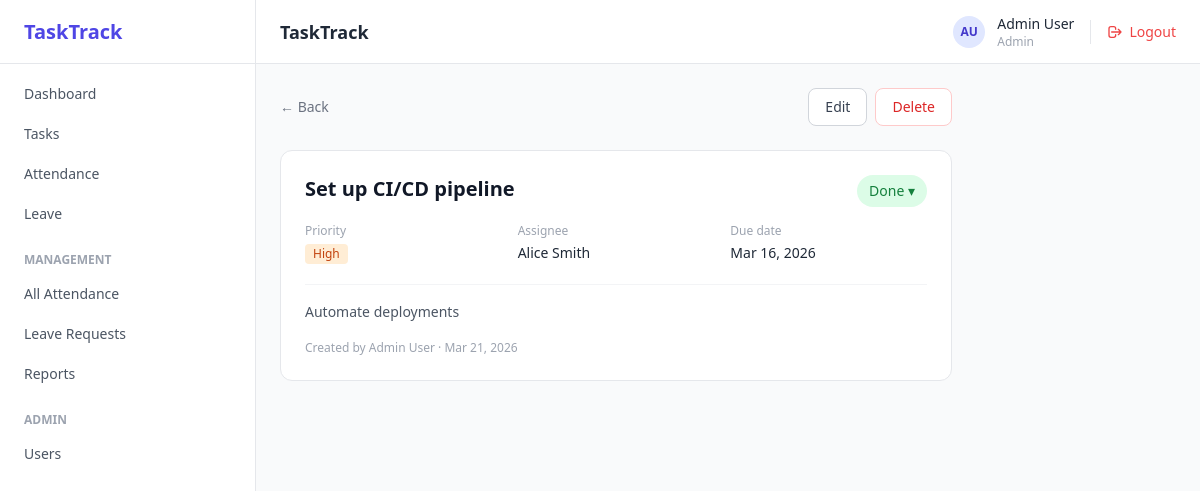
/?page=task/show&id=1 (signed in), run on an earlier commit of the app's database.
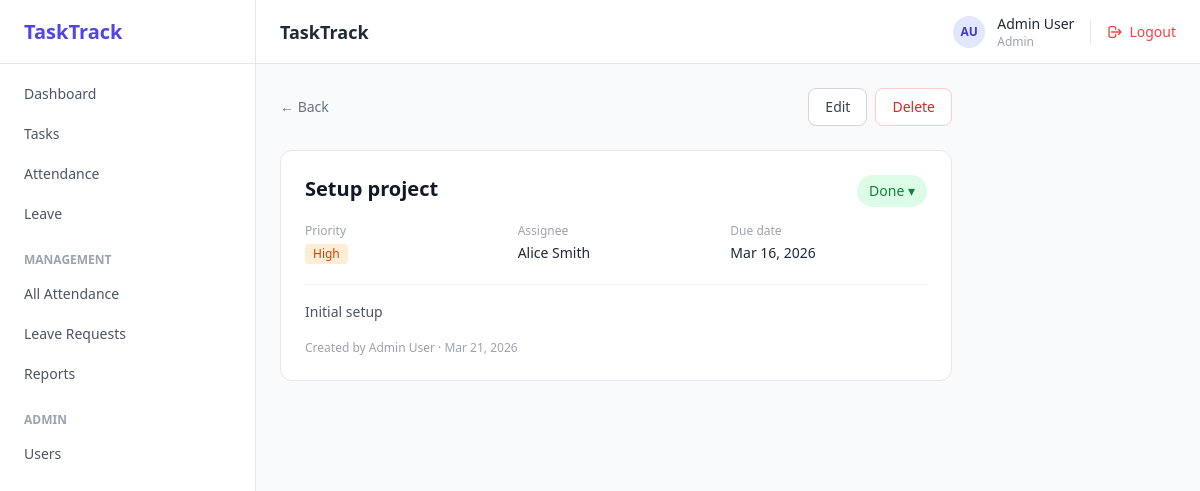
And on a later commit of the database.
### tables this page shows
CREATE TABLE IF NOT EXISTS tasks (
    id          INT AUTO_INCREMENT PRIMARY KEY,
    title       VARCHAR(255) NOT NULL,
    description TEXT,
    status      ENUM('todo','in_progress','in_review','blocked','done') DEFAULT 'todo',
    priority    ENUM('low','medium','high','urgent') DEFAULT 'medium',
    assignee_id INT,
    created_by  INT NOT NULL,
    due_date    DATE,
    created_at  DATETIME DEFAULT CURRENT_TIMESTAMP,
    updated_at  DATETIME DEFAULT CURRENT_TIMESTAMP ON UPDATE CURRENT_TIMESTAMP,
    FOREIGN KEY (assignee_id) REFERENCES users(id) ON DELETE SET NULL,
    FOREIGN KEY (created_by)  REFERENCES users(id) ON DELETE CASCADE
);

CREATE TABLE IF NOT EXISTS users (
    id         INT AUTO_INCREMENT PRIMARY KEY,
    name       VARCHAR(100) NOT NULL,
    email      VARCHAR(150) NOT NULL UNIQUE,
    password   VARCHAR(255) NOT NULL,
    role       ENUM('admin','manager','staff') DEFAULT 'staff',
    created_at DATETIME DEFAULT CURRENT_TIMESTAMP
);

### init/func/user.func.php (called while the page is built, shortened)
<?php
function loggedInUser()
{
    return $_SESSION['user'] ?? null;
}
function isAdmin()
{
    return (loggedInUser()['role'] ?? '') === 'admin';
}
function isManagerOrAdmin()
{
    return in_array(loggedInUser()['role'] ?? '', ['admin', 'manager']);
}

### init/init.php (called while the page is built, shortened)
<?php
function e($value)
{
    return htmlspecialchars((string) ($value ?? ''), ENT_QUOTES, 'UTF-8');
}
function getInitials($name)
{
    $parts = explode(' ', trim($name));
    $first = strtoupper(substr($parts[0], 0, 1));
    $last = strtoupper(substr(end($parts), 0, 1));
    return $first . $last;
}
function statusLabel($status)
{
    $labels = [
        'todo' => 'To Do',
        'in_progress' => 'In Progress',
        'in_review' => 'In Review',
        'blocked' => 'Blocked',
        'done' => 'Done',
    ];
    return $labels[$status] ?? ucfirst($status);
}
function priorityBadge($priority)
{
    $colors = [
        'low' => 'bg-green-100 text-green-700',
        'medium' => 'bg-blue-100 text-blue-700',
        'high' => 'bg-orange-100 text-orange-700',
        'urgent' => 'bg-red-100 text-red-700',
    ];
    return $colors[$priority] ?? 'bg-gray-100 text-gray-700';
}
function statusBadge($status)
{
    $colors = [
        'todo' => 'bg-gray-100 text-gray-700',
        'in_progress' => 'bg-blue-100 text-blue-700',
        'in_review' => 'bg-yellow-100 text-yellow-700',
        'blocked' => 'bg-red-100 text-red-700',
        'done' => 'bg-green-100 text-green-700',
    ];
    return $colors[$status] ?? 'bg-gray-100 text-gray-600';
}

### init/db.init.php (called while the page is built, shortened)
<?php
$db_host = 'localhost';
$db_name = 'tasktrack';
$db_user = 'root';
$db_pass = '';
function db()
{
    global $db_host, $db_name, $db_user, $db_pass;
    static $conn = null;
    if ($conn === null) {
        try {
            $conn = new PDO(
                "mysql:host=$db_host;dbname=$db_name;charset=utf8mb4",
                $db_user,
                $db_pass
            );
            $conn->setAttribute(PDO::ATTR_ERRMODE, PDO::ERRMODE_EXCEPTION);
            $conn->setAttribute(PDO::ATTR_DEFAULT_FETCH_MODE, PDO::FETCH_ASSOC);
        } catch (PDOException $e) {
            die('
                <div style="font-family:sans-serif;padding:40px;text-align:center">
                    <h2 style="color:red">Database Connection Failed</h2>
                    <p>' . $e->getMessage() . '</p>
                    <p>Please make sure MySQL is running in XAMPP</p>
                </div>
            ');
        }
    }
    return $conn;
}
function getRow($sql, $params = [])
{
    $stmt = db()->prepare($sql);
    $stmt->execute($params);
    return $stmt->fetch() ?: null;
}

### init/func/task.func.php (called while the page is built, shortened)
<?php
function getTaskById($id)
{
    return getRow(
        'SELECT t.*, u.name AS assignee_name, c.name AS creator_name
         FROM tasks t
         LEFT JOIN users u ON t.assignee_id = u.id
         LEFT JOIN users c ON t.created_by = c.id
         WHERE t.id = ?',
        [$id]
    );
}

### page/task/show.php (the view, shortened to what this page needs)
<?php
$id = (int) ($_GET['id'] ?? 0);
$task = getTaskById($id);
$is_overdue = $task['due_date'] && strtotime($task['due_date']) < time() && $task['status'] !== 'done';
?>
<div class="max-w-2xl">
    <div class="mb-6 flex items-center justify-between">
        <a href="./?page=task/list" class="text-sm text-gray-500 hover:text-gray-700">← Back</a>
        <div class="flex items-center gap-2">
            <a href="./?page=task/edit&id=<?= $id ?>" class="px-4 py-2 text-sm font-medium text-gray-700 bg-white
                      border border-gray-300 rounded-lg hover:bg-gray-50">
                Edit
            </a>
            <form method="POST" action="./?page=task/delete" onsubmit="return confirm('Delete this task?')">
                <button type="submit" class="px-4 py-2 text-sm font-medium text-red-600 bg-white
                               border border-red-200 rounded-lg hover:bg-red-50">
                    Delete
                </button>
            </form>
        </div>
    </div>
    <div class="bg-white rounded-xl border border-gray-200 p-6">
        <div class="flex items-start justify-between gap-4 mb-4">
            <h1 class="text-xl font-semibold text-gray-900">
                <?= e($task['title']) ?>
            </h1>
            <div x-data="{ open: false }" class="relative flex-shrink-0">
                <button @click="open = !open" class="inline-flex items-center gap-1 px-3 py-1.5 rounded-full
                               text-sm font-medium cursor-pointer <?= statusBadge($task['status']) ?>">
                    <?= statusLabel($task['status']) ?> ▾
                </button>
            </div>
        </div>
        <div class="grid grid-cols-2 sm:grid-cols-3 gap-4 text-sm mb-5">
            <div>
                <p class="text-xs text-gray-400 mb-1">Priority</p>
                <span class="inline-flex items-center px-2 py-0.5 rounded text-xs font-medium
                             <?= priorityBadge($task['priority']) ?>">
                    <?= ucfirst($task['priority']) ?>
                </span>
            </div>
            <div>
                <p class="text-xs text-gray-400 mb-1">Assignee</p>
                <p class="text-gray-800 font-medium">
                    <?= e($task['assignee_name'] ?? '—') ?>
                </p>
            </div>
            <div>
                <p class="text-xs text-gray-400 mb-1">Due date</p>
                <p class="font-medium <?= $is_overdue ? 'text-red-500' : 'text-gray-800' ?>">
                    <?= $task['due_date'] ? date('M j, Y', strtotime($task['due_date'])) : '—' ?>
                </p>
            </div>
        </div>
        <?php if ($task['description']): ?>
            <div class="text-sm text-gray-600 leading-relaxed border-t border-gray-100 pt-4">
                <?= nl2br(e($task['description'])) ?>
            </div>
        <?php endif; ?>
        <p class="text-xs text-gray-400 mt-4">
            Created by
            <?= e($task['creator_name']) ?>
            ·
            <?= date('M j, Y', strtotime($task['created_at'])) ?>
        </p>
    </div>
</div>

### include/header.inc.php (shortened to what this page needs)
<?php $page_title = $page_title ?? 'TaskTrack'; ?>
<!DOCTYPE html>
<html lang="en">
<head>
    <script src="https://cdn.tailwindcss.com"></script>
</head>
<body class="bg-gray-50 h-full">
<div class="flex h-full min-h-screen">

### include/navbar.inc.php (shortened to what this page needs)
<?php $me = loggedInUser(); ?>
<aside class="w-64 bg-white border-r border-gray-200 flex flex-col flex-shrink-0 min-h-screen">
    <div class="h-16 flex items-center px-6 border-b border-gray-200">
        <span class="text-xl font-bold text-indigo-600">TaskTrack</span>
    </div>
    <nav class="flex-1 p-3 space-y-1">
        <?php
        $nav = [
            ['page' => 'dashboard', 'label' => 'Dashboard'],
            ['page' => 'task/list', 'label' => 'Tasks'],
            ['page' => 'attendance/index', 'label' => 'Attendance'],
            ['page' => 'leave/index', 'label' => 'Leave'],
        ];
        $current = $_GET['page'] ?? 'dashboard';
        foreach ($nav as $item):
            $active = ($current === $item['page']);
            ?>
            <a href="./?page=<?= $item['page'] ?>" class="block px-3 py-2 rounded-lg text-sm font-medium
                  <?= $active ? 'bg-indigo-50 text-indigo-700' : 'text-gray-600 hover:bg-gray-50' ?>">
                <?= $item['label'] ?>
            </a>
        <?php endforeach; ?>
        <?php if (isManagerOrAdmin()): ?>
            <div class="pt-4 pb-1 px-3 text-xs font-bold text-gray-400 uppercase">
                Management
            </div>
            <a href="./?page=attendance/admin" class="block px-3 py-2 rounded-lg text-sm text-gray-600 hover:bg-gray-50">
                All Attendance
            </a>
            <a href="./?page=leave/manage" class="block px-3 py-2 rounded-lg text-sm text-gray-600 hover:bg-gray-50">
                Leave Requests
            </a>
            <a href="./?page=report/index" class="block px-3 py-2 rounded-lg text-sm text-gray-600 hover:bg-gray-50">
                Reports
            </a>
        <?php endif; ?>
        <?php if (isAdmin()): ?>
            <div class="pt-4 pb-1 px-3 text-xs font-bold text-gray-400 uppercase">
                Admin
            </div>
            <a href="./?page=user/list" class="block px-3 py-2 rounded-lg text-sm text-gray-600 hover:bg-gray-50">
                Users
            </a>
        <?php endif; ?>
    </nav>
</aside>
<div class="flex-1 flex flex-col min-w-0 min-h-screen">
    <header class="h-16 bg-white border-b border-gray-200 flex items-center justify-between px-6 flex-shrink-0">
        <h1 class="text-lg font-semibold text-gray-800">
            <?= e($page_title ?? 'TaskTrack') ?>
        </h1>
        <div class="flex items-center gap-4">
            <div class="flex items-center gap-3">
                <div class="w-8 h-8 rounded-full bg-indigo-100 flex items-center justify-center
                            text-indigo-700 text-xs font-bold">
                    <?= e(getInitials($me['name'])) ?>
                </div>
                <div class="hidden sm:block">
                    <p class="text-sm font-medium text-gray-800"><?= e($me['name']) ?></p>
                    <p class="text-xs text-gray-400"><?= ucfirst(e($me['role'])) ?></p>
                </div>
            </div>
            <a href="./?page=logout"
                class="flex items-center gap-1.5 text-sm text-red-500 hover:text-red-700 font-medium">
                <svg class="w-4 h-4" fill="none" stroke="currentColor" stroke-width="2" viewBox="0 0 24 24">
                    <path stroke-linecap="round" stroke-linejoin="round"
                        d="M17 16l4-4m0 0l-4-4m4 4H7m6 4v1a3 3 0 01-3 3H6a3 3 0 01-3-3V7a3 3 0 013-3h4a3 3 0 013 3v1" />
                </svg>
                Logout
            </a>
        </div>
    </header>
    <main class="flex-1 p-6">

### index.php (shortened to what this page needs)
<?php
require_once __DIR__ . '/init/db.init.php';
require_once __DIR__ . '/init/init.php';
require_once __DIR__ . '/init/func/user.func.php';
require_once __DIR__ . '/init/func/task.func.php';
$page    = $_GET['page'] ?? 'dashboard';
$all_pages = [
    'login', 'logout',
    'dashboard',
    'task/list', 'task/create', 'task/show',
    'task/edit', 'task/delete', 'task/update_status',
    'attendance/index', 'attendance/history', 'attendance/admin',
    'leave/index', 'leave/manage', 'leave/action',
    'report/index',
    'user/list',
];
include __DIR__ . '/include/header.inc.php';
include __DIR__ . '/include/navbar.inc.php';
if (in_array($page, $all_pages)) {
    include __DIR__ . '/page/' . $page . '.php';
} else {
    redirect('./?page=dashboard');
}
include __DIR__ . '/include/footer.inc.php';

### include/footer.inc.php
</main>
</div>
</div>
</body>
</html>

### include/header.inc.php (style rules this page uses)
html, body { height: 100%; margin: 0; padding: 0; }

What changed in the data, as far as the page shows it:
changed tasks "Done": title "Set up CI/CD pipeline" → "Setup project"; description "Automate deployments" → "Initial setup"
